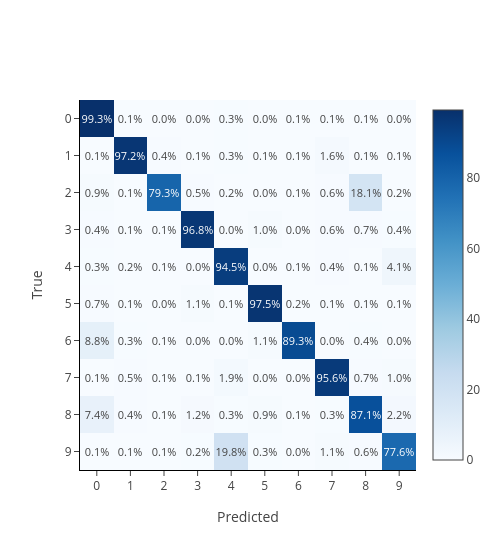

Source (notebook cell):
### Code cell
import json, numpy as np, plotly.graph_objects as go

with open("test_epoch_000_digits.json") as f:
    data = json.load(f)

cm = np.array(data["matrix"], dtype=float)
labels = data["class_names"]

# row-normalize to percentages
cm_pct = cm / cm.sum(axis=1, keepdims=True) * 100
text = [[f"{v:.1f}" for v in row] for row in cm_pct]

fig = go.Figure(go.Heatmap(
    z=cm_pct, x=labels, y=labels,
    colorscale="Blues",
    text=text,
    texttemplate="%{text}%",
    textfont_size=11,
))
fig.update_xaxes(dtick=1)
fig.update_yaxes(dtick=1, autorange="reversed")
fig.update_layout(
    xaxis_title="Predicted",
    yaxis_title="True",
    # title=f"Confusion Matrix: Emnist Digits (Conv)",
    width=500, height=550,
)
fig.show(config={"toImageButtonOptions": {"format": "svg"}})

### Figure 1 — Plotly figure (JSON) as saved in the notebook; plotly's stock layout.template omitted (floating-point values rounded to 4 significant figures)
{"data": [{"colorscale": [[0, "rgb(247,251,255)"], [0.125, "rgb(222,235,247)"], [0.25, "rgb(198,219,239)"], [0.375, "rgb(158,202,225)"], [0.5, "rgb(107,174,214)"], [0.625, "rgb(66,146,198)"], [0.75, "rgb(33,113,181)"], [0.875, "rgb(8,81,156)"], [1, "rgb(8,48,107)"]], "text": [["99.3", "0.1", "0.0", "0.0", "0.3", "0.0", "0.1", "0.1", "0.1", "0.0"], ["0.1", "97.2", "0.4", "0.1", "0.3", "0.1", "0.1", "1.6", "0.1", "0.1"], ["0.9", "0.1", "79.3", "0.5", "0.2", "0.0", "0.1", "0.6", "18.1", "0.2"], ["0.4", "0.1", "0.1", "96.8", "0.0", "1.0", "0.0", "0.6", "0.7", "0.4"], ["0.3", "0.2", "0.1", "0.0", "94.5", "0.0", "0.1", "0.4", "0.1", "4.1"], ["0.7", "0.1", "0.0", "1.1", "0.1", "97.5", "0.2", "0.1", "0.1", "0.1"], ["8.8", "0.3", "0.1", "0.0", "0.0", "1.1", "89.3", "0.0", "0.4", "0.0"], ["0.1", "0.5", "0.1", "0.1", "1.9", "0.0", "0.0", "95.6", "0.7", "1.0"], ["7.4", "0.4", "0.1", "1.2", "0.3", "0.9", "0.1", "0.3", "87.1", "2.2"], ["0.1", "0.1", "0.1", "0.2", "19.8", "0.3", "0.0", "1.1", "0.6", "77.6"]], "textfont": {"size": 11}, "texttemplate": "%{text}%", "type": "heatmap", "x": ["0", "1", "2", "3", "4", "5", "6", "7", "8", "9"], "y": ["0", "1", "2", "3", "4", "5", "6", "7", "8", "9"], "z": [[99.33, 0.1, 0.0, 0.025, 0.325, 0.025, 0.1, 0.05, 0.05, 0.0], [0.1, 97.15, 0.425, 0.05, 0.3, 0.075, 0.05, 1.625, 0.125, 0.1], [0.875, 0.05, 79.33, 0.55, 0.2, 0.0, 0.1, 0.6, 18.07, 0.225], [0.45, 0.05, 0.125, 96.75, 0.0, 1.0, 0.0, 0.575, 0.7, 0.35], [0.325, 0.225, 0.1, 0.0, 94.53, 0.025, 0.15, 0.45, 0.125, 4.075], [0.725, 0.1, 0.025, 1.075, 0.075, 97.45, 0.225, 0.1, 0.075, 0.15], [8.825, 0.325, 0.05, 0.0, 0.025, 1.05, 89.35, 0.0, 0.375, 0.0], [0.075, 0.525, 0.125, 0.075, 1.925, 0.0, 0.0, 95.58, 0.725, 0.975], [7.4, 0.45, 0.125, 1.2, 0.275, 0.85, 0.075, 0.275, 87.12, 2.225], [0.15, 0.125, 0.075, 0.25, 19.8, 0.325, 0.025, 1.075, 0.575, 77.6]]}], "layout": {"height": 550, "width": 500, "xaxis": {"dtick": 1, "title": {"text": "Predicted"}}, "yaxis": {"autorange": "reversed", "dtick": 1, "title": {"text": "True"}}}}
